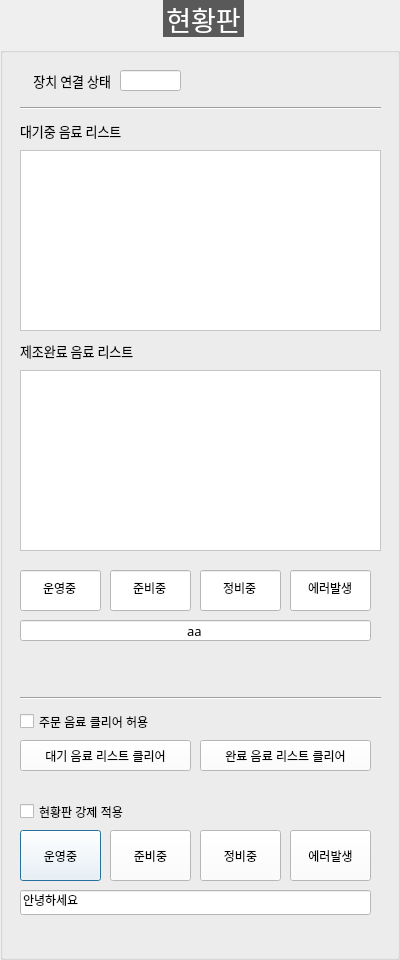
<?xml version="1.0" encoding="UTF-8"?>
<ui version="4.0">
 <class>DialogMonitor</class>
 <widget class="QDialog" name="DialogMonitor">
  <property name="geometry">
   <rect>
    <x>0</x>
    <y>0</y>
    <width>400</width>
    <height>960</height>
   </rect>
  </property>
  <property name="windowTitle">
   <string>Dialog</string>
  </property>
  <widget class="QGroupBox" name="GB_MONITOR">
   <property name="geometry">
    <rect>
     <x>0</x>
     <y>0</y>
     <width>400</width>
     <height>960</height>
    </rect>
   </property>
   <property name="font">
    <font>
     <family>함초롬돋움</family>
     <pointsize>20</pointsize>
     <weight>50</weight>
     <italic>false</italic>
     <bold>false</bold>
    </font>
   </property>
   <property name="styleSheet">
    <string notr="true">QGroupBox  {
    margin-top: 10px;
	font: 20pt &quot;함초롬돋움&quot;;
}

QGroupBox::title  {
    subcontrol-origin: margin;
    subcontrol-position: top center;
    padding: 10px 8000px 10px 8000px;
    background-color: #595959;
    color: rgb(255, 255, 255);
}
QLabel {
	font: 10pt &quot;함초롬돋움&quot;;
}
QComboBox{
	font: 10pt &quot;함초롬돋움&quot;;
	background-color: #ffffff
}
QPushButton{
	font: 10pt &quot;함초롬돋움&quot;;
	background-color: #ffffff
}
QLineEdit{
	font: 10pt &quot;함초롬돋움&quot;;
	background-color: #ffffff
}
QListWidget{
	font: 10pt &quot;함초롬돋움&quot;;
	background-color: #ffffff
}
QCheckBox{
	font: 10pt &quot;함초롬돋움&quot;;
}



</string>
   </property>
   <property name="title">
    <string>현황판</string>
   </property>
   <widget class="QLineEdit" name="LE_MONITOR_CONNECTION">
    <property name="geometry">
     <rect>
      <x>120</x>
      <y>70</y>
      <width>61</width>
      <height>21</height>
     </rect>
    </property>
    <property name="font">
     <font>
      <family>함초롬돋움</family>
      <pointsize>10</pointsize>
      <weight>50</weight>
      <italic>false</italic>
      <bold>false</bold>
     </font>
    </property>
    <property name="readOnly">
     <bool>true</bool>
    </property>
   </widget>
   <widget class="QLabel" name="label_110">
    <property name="geometry">
     <rect>
      <x>10</x>
      <y>70</y>
      <width>101</width>
      <height>21</height>
     </rect>
    </property>
    <property name="font">
     <font>
      <family>함초롬돋움</family>
      <pointsize>10</pointsize>
      <weight>50</weight>
      <italic>false</italic>
      <bold>false</bold>
     </font>
    </property>
    <property name="text">
     <string>장치 연결 상태</string>
    </property>
    <property name="alignment">
     <set>Qt::AlignRight|Qt::AlignTrailing|Qt::AlignVCenter</set>
    </property>
   </widget>
   <widget class="Line" name="line_37">
    <property name="geometry">
     <rect>
      <x>20</x>
      <y>100</y>
      <width>361</width>
      <height>16</height>
     </rect>
    </property>
    <property name="font">
     <font>
      <pointsize>11</pointsize>
     </font>
    </property>
    <property name="orientation">
     <enum>Qt::Horizontal</enum>
    </property>
   </widget>
   <widget class="QListWidget" name="LW_WAITING">
    <property name="geometry">
     <rect>
      <x>20</x>
      <y>150</y>
      <width>361</width>
      <height>181</height>
     </rect>
    </property>
   </widget>
   <widget class="QListWidget" name="LW_COMPLETED">
    <property name="geometry">
     <rect>
      <x>20</x>
      <y>370</y>
      <width>361</width>
      <height>181</height>
     </rect>
    </property>
   </widget>
   <widget class="QLabel" name="label_111">
    <property name="geometry">
     <rect>
      <x>20</x>
      <y>120</y>
      <width>141</width>
      <height>21</height>
     </rect>
    </property>
    <property name="font">
     <font>
      <family>함초롬돋움</family>
      <pointsize>10</pointsize>
      <weight>50</weight>
      <italic>false</italic>
      <bold>false</bold>
     </font>
    </property>
    <property name="text">
     <string>대기중 음료 리스트</string>
    </property>
    <property name="alignment">
     <set>Qt::AlignLeading|Qt::AlignLeft|Qt::AlignVCenter</set>
    </property>
   </widget>
   <widget class="QLabel" name="label_112">
    <property name="geometry">
     <rect>
      <x>20</x>
      <y>340</y>
      <width>141</width>
      <height>21</height>
     </rect>
    </property>
    <property name="font">
     <font>
      <family>함초롬돋움</family>
      <pointsize>10</pointsize>
      <weight>50</weight>
      <italic>false</italic>
      <bold>false</bold>
     </font>
    </property>
    <property name="text">
     <string>제조완료 음료 리스트</string>
    </property>
    <property name="alignment">
     <set>Qt::AlignLeading|Qt::AlignLeft|Qt::AlignVCenter</set>
    </property>
   </widget>
   <widget class="QCheckBox" name="CB_FORCE_MONITOR_STATUS">
    <property name="geometry">
     <rect>
      <x>20</x>
      <y>800</y>
      <width>131</width>
      <height>23</height>
     </rect>
    </property>
    <property name="text">
     <string>현황판 강제 적용</string>
    </property>
   </widget>
   <widget class="QPushButton" name="BTN_FORCE_OPERATION">
    <property name="geometry">
     <rect>
      <x>20</x>
      <y>830</y>
      <width>81</width>
      <height>51</height>
     </rect>
    </property>
    <property name="text">
     <string>운영중</string>
    </property>
   </widget>
   <widget class="QPushButton" name="BTN_FORCE_MAINTENANCE">
    <property name="geometry">
     <rect>
      <x>200</x>
      <y>830</y>
      <width>81</width>
      <height>51</height>
     </rect>
    </property>
    <property name="text">
     <string>정비중</string>
    </property>
   </widget>
   <widget class="QPushButton" name="BTN_FORCE_PREPARATION">
    <property name="geometry">
     <rect>
      <x>110</x>
      <y>830</y>
      <width>81</width>
      <height>51</height>
     </rect>
    </property>
    <property name="text">
     <string>준비중</string>
    </property>
   </widget>
   <widget class="QPushButton" name="BTN_FORCE_ERROR">
    <property name="geometry">
     <rect>
      <x>290</x>
      <y>830</y>
      <width>81</width>
      <height>51</height>
     </rect>
    </property>
    <property name="text">
     <string>에러발생</string>
    </property>
   </widget>
   <widget class="QLineEdit" name="LE_FORCE_MSG">
    <property name="geometry">
     <rect>
      <x>20</x>
      <y>890</y>
      <width>351</width>
      <height>25</height>
     </rect>
    </property>
    <property name="text">
     <string>안녕하세요</string>
    </property>
   </widget>
   <widget class="QPushButton" name="BTN_FORCE_CLEAR_WAITING_LIST">
    <property name="geometry">
     <rect>
      <x>20</x>
      <y>740</y>
      <width>171</width>
      <height>31</height>
     </rect>
    </property>
    <property name="text">
     <string>대기 음료 리스트 클리어</string>
    </property>
   </widget>
   <widget class="QPushButton" name="BTN_FORCE_CLEAR_COMPLETED_LIST">
    <property name="geometry">
     <rect>
      <x>200</x>
      <y>740</y>
      <width>171</width>
      <height>31</height>
     </rect>
    </property>
    <property name="text">
     <string>완료 음료 리스트 클리어</string>
    </property>
   </widget>
   <widget class="QCheckBox" name="CB_FORCE_CLEAR_DRINKS">
    <property name="geometry">
     <rect>
      <x>20</x>
      <y>710</y>
      <width>161</width>
      <height>23</height>
     </rect>
    </property>
    <property name="text">
     <string>주문 음료 클리어 허용</string>
    </property>
   </widget>
   <widget class="QLineEdit" name="LE_MONITOR_STATUS_OPERATION">
    <property name="geometry">
     <rect>
      <x>20</x>
      <y>570</y>
      <width>81</width>
      <height>41</height>
     </rect>
    </property>
    <property name="text">
     <string>운영중</string>
    </property>
    <property name="alignment">
     <set>Qt::AlignCenter</set>
    </property>
    <property name="readOnly">
     <bool>true</bool>
    </property>
   </widget>
   <widget class="QLineEdit" name="LE_MONITOR_STATUS_PREPARATION">
    <property name="geometry">
     <rect>
      <x>110</x>
      <y>570</y>
      <width>81</width>
      <height>41</height>
     </rect>
    </property>
    <property name="text">
     <string>준비중</string>
    </property>
    <property name="alignment">
     <set>Qt::AlignCenter</set>
    </property>
    <property name="readOnly">
     <bool>true</bool>
    </property>
   </widget>
   <widget class="QLineEdit" name="LE_MONITOR_STATUS_MAINTENANCE">
    <property name="geometry">
     <rect>
      <x>200</x>
      <y>570</y>
      <width>81</width>
      <height>41</height>
     </rect>
    </property>
    <property name="text">
     <string>정비중</string>
    </property>
    <property name="alignment">
     <set>Qt::AlignCenter</set>
    </property>
    <property name="readOnly">
     <bool>true</bool>
    </property>
   </widget>
   <widget class="QLineEdit" name="LE_MONITOR_STATUS_ERROR">
    <property name="geometry">
     <rect>
      <x>290</x>
      <y>570</y>
      <width>81</width>
      <height>41</height>
     </rect>
    </property>
    <property name="text">
     <string>에러발생</string>
    </property>
    <property name="alignment">
     <set>Qt::AlignCenter</set>
    </property>
    <property name="readOnly">
     <bool>true</bool>
    </property>
   </widget>
   <widget class="QLineEdit" name="LE_MONITOR_STATUS_MESSAGE">
    <property name="geometry">
     <rect>
      <x>20</x>
      <y>620</y>
      <width>351</width>
      <height>21</height>
     </rect>
    </property>
    <property name="font">
     <font>
      <family>함초롬돋움</family>
      <pointsize>10</pointsize>
      <weight>50</weight>
      <italic>false</italic>
      <bold>false</bold>
     </font>
    </property>
    <property name="text">
     <string>aa</string>
    </property>
    <property name="alignment">
     <set>Qt::AlignCenter</set>
    </property>
    <property name="readOnly">
     <bool>true</bool>
    </property>
   </widget>
   <widget class="Line" name="line_38">
    <property name="geometry">
     <rect>
      <x>20</x>
      <y>690</y>
      <width>361</width>
      <height>16</height>
     </rect>
    </property>
    <property name="font">
     <font>
      <pointsize>11</pointsize>
     </font>
    </property>
    <property name="orientation">
     <enum>Qt::Horizontal</enum>
    </property>
   </widget>
  </widget>
 </widget>
 <resources/>
 <connections/>
</ui>
